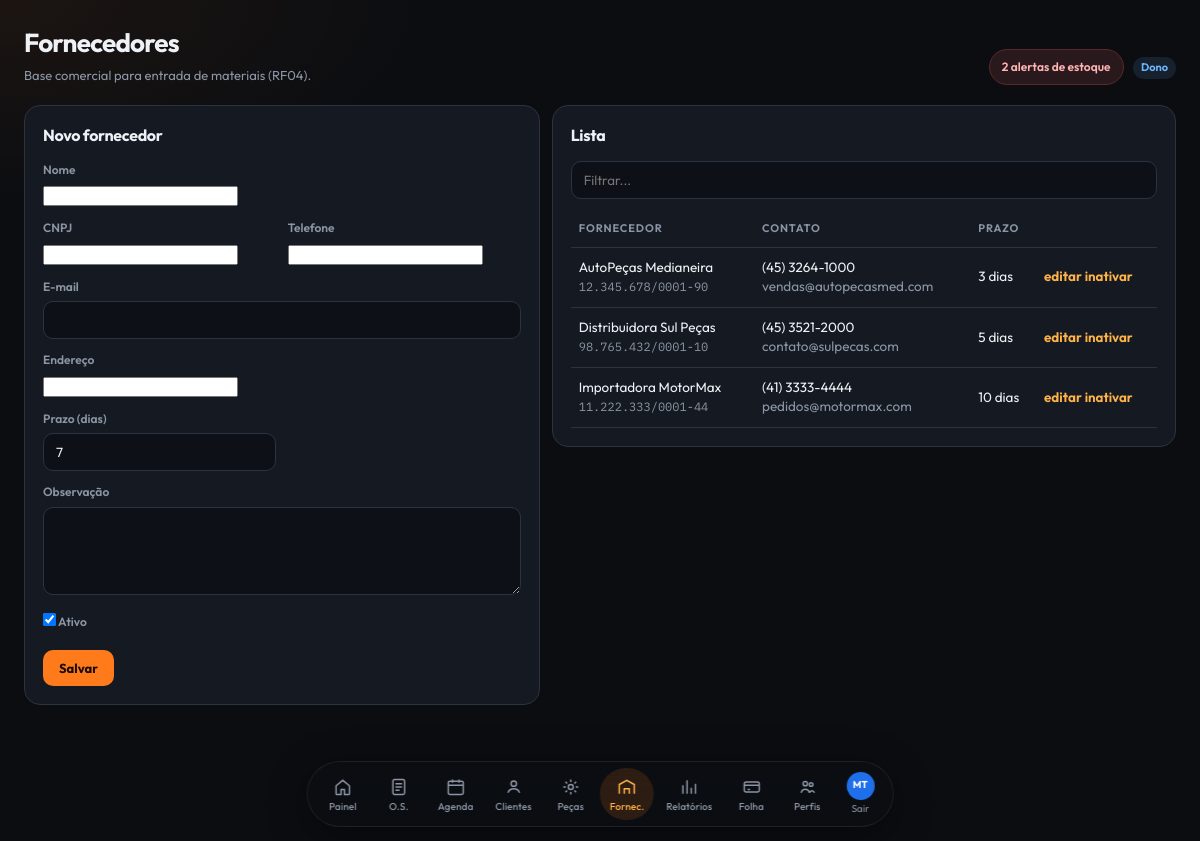
Page /pages/fornecedores.php (signed in) on the committed database.
### tables this page shows
CREATE TABLE IF NOT EXISTS fornecedores (
  id INT UNSIGNED AUTO_INCREMENT PRIMARY KEY,
  nome VARCHAR(160) NOT NULL,
  nif VARCHAR(20) DEFAULT NULL,
  telefone VARCHAR(30) DEFAULT NULL,
  email VARCHAR(160) DEFAULT NULL,
  endereco VARCHAR(220) DEFAULT NULL,
  prazo_entrega INT DEFAULT 7 COMMENT 'dias',
  observacao TEXT,
  ativo TINYINT(1) NOT NULL DEFAULT 1,
  criado_em TIMESTAMP DEFAULT CURRENT_TIMESTAMP
);

### includes/functions.php (called while the page is built, shortened)
<?php
function e(?string $v): string
{
    return htmlspecialchars((string)$v, ENT_QUOTES, 'UTF-8');
}

### pages/fornecedores.php (the view, shortened to what this page needs)
<?php
$pdo = db();
$edit = null;
$lista = $pdo->query("SELECT * FROM fornecedores ORDER BY ativo DESC, nome")->fetchAll();
require dirname(__DIR__) . '/includes/header.php';
?>
<div class="split">
<section class="card">
    <h2><?= $edit ? 'Editar fornecedor' : 'Novo fornecedor' ?></h2>
    <form method="post">
        <label>Nome</label>
        <input name="nome" required value="<?= e($edit['nome'] ?? '') ?>">
        <div class="form-grid" style="margin-top:12px">
            <div><label>CNPJ</label><input name="nif" value="<?= e($edit['nif'] ?? '') ?>"></div>
            <div><label>Telefone</label><input name="telefone" value="<?= e($edit['telefone'] ?? '') ?>"></div>
            <div class="full"><label>E-mail</label><input name="email" type="email" value="<?= e($edit['email'] ?? '') ?>"></div>
            <div class="full"><label>Endereço</label><input name="endereco" value="<?= e($edit['endereco'] ?? '') ?>"></div>
            <div><label>Prazo (dias)</label><input type="number" name="prazo_entrega" value="<?= e((string)($edit['prazo_entrega'] ?? 7)) ?>"></div>
            <div class="full"><label>Observação</label><textarea name="observacao"><?= e($edit['observacao'] ?? '') ?></textarea></div>
            <div class="full"><label><input type="checkbox" name="ativo" <?= empty($edit)||!empty($edit['ativo'])?'checked':'' ?>> Ativo</label></div>
        </div>
        <div class="row-actions">
            <button class="btn" type="submit">Salvar</button>
        </div>
    </form>
</section>
<section class="card">
    <h2>Lista</h2>
    <input type="search" placeholder="Filtrar..." data-filter-table="#tab-forn" style="margin-bottom:12px">
    <div class="table-wrap">
        <table id="tab-forn">
            <thead><tr><th>Fornecedor</th><th>Contato</th><th>Prazo</th><th></th></tr></thead>
            <tbody>
            <?php foreach ($lista as $f): ?>
                <tr>
                    <td>
                        <?= e($f['nome']) ?>
                        <br><span class="muted mono"><?= e($f['nif']) ?></span>
                    </td>
                    <td><?= e($f['telefone']) ?><br><span class="muted"><?= e($f['email']) ?></span></td>
                    <td><?= (int)$f['prazo_entrega'] ?> dias</td>
                    <td>
                        <a class="btn-link" href="?editar=<?= (int)$f['id'] ?>">editar</a>
                        <?php if ($f['ativo']): ?>
                        <form method="post" style="display:inline">
                            <button class="btn-link" type="submit" data-confirm="Inativar fornecedor?">inativar</button>
                        </form>
                        <?php endif; ?>
                    </td>
                </tr>
            <?php endforeach; ?>
            </tbody>
        </table>
    </div>
</section>
</div>
<?php require dirname(__DIR__) . '/includes/footer.php'; ?>

### assets/css/style.css (style rules this page uses)
:root { --bg: #0b0d11; --bg-2: #10141a; --card: #151a22; --card-2: #1b212b; --ink: #eef2f6; --muted: #8b95a4; --line: #2a3340; --side: #08090c; --side-2: #0e1116; --accent: #ff7a1a; --accent-2: #ffb347; --accent-dim: rgba(255, 122, 26, 0.16); --ok: #3ddc8e; --ok-bg: rgba(61, 220, 142, 0.12); --warn: #f5c14a; --warn-bg: rgba(245, 193, 74, 0.12); --info: #6cb6ff; --info-bg: rgba(108, 182, 255, 0.12); --hot: #ff6b6b; --hot-bg: rgba(255, 107, 107, 0.12); --radius: 16px; --shadow: 0 12px 32px rgba(0, 0, 0, 0.35); --wide: 92px; }
* { box-sizing: border-box; margin: 0; padding: 0; }
html, body { min-height: 100%; }
body { font-family: Outfit, system-ui, sans-serif; background: radial-gradient(900px 420px at 0% 0%, rgba(255, 122, 26, 0.07), transparent 50%), var(--bg); color: var(--ink); line-height: 1.45; overflow-x: hidden; }
a { color: var(--accent-2); text-decoration: none; }
button, input, select, textarea { font-family: inherit; max-width: 100%; }
.card { background: var(--card); border: 1px solid var(--line); border-radius: var(--radius); padding: 18px; min-width: 0; overflow: hidden; }
.card h2 { font-size: 16px; margin-bottom: 14px; letter-spacing: -.02em; }
.table-wrap { overflow: auto; max-width: 100%; }
table { width: 100%; border-collapse: collapse; font-size: 13.5px; }
th, td { text-align: left; padding: 10px 8px; border-bottom: 1px solid var(--line); vertical-align: middle; word-break: break-word; }
th { color: var(--muted); font-size: 11px; text-transform: uppercase; letter-spacing: .08em; font-weight: 650; }
.mono { font-family: "IBM Plex Mono", monospace; font-size: 12px; }
.form-grid { display: grid; grid-template-columns: repeat(2, minmax(0, 1fr)); gap: 12px; }
.form-grid .full { grid-column: 1 / -1; }
label { display: block; font-size: 12px; color: var(--muted); margin-bottom: 6px; font-weight: 600; }
input[type="text"], input[type="email"], input[type="password"], input[type="number"], input[type="date"], input[type="datetime-local"], input[type="search"], select, textarea { width: 100%; max-width: 100%; min-width: 0; background: #0d1117; border: 1px solid var(--line); color: var(--ink); padding: 10px 12px; border-radius: 10px; outline: none; }
textarea { min-height: 88px; resize: vertical; }
.row-actions { display: flex; gap: 8px; flex-wrap: wrap; margin-top: 14px; }
.btn { display: inline-flex; align-items: center; justify-content: center; gap: 6px; background: var(--accent); color: #1a0c02; border: 0; padding: 10px 16px; border-radius: 10px; font-weight: 700; cursor: pointer; font-size: 13px; }
.btn-link { background: none; border: 0; color: var(--accent-2); cursor: pointer; font-weight: 650; padding: 0; }
.split { display: grid; grid-template-columns: minmax(0, 0.95fr) minmax(0, 1.15fr); gap: 12px; align-items: start; }
.muted { color: var(--muted); }

### rows in the picture
fornecedores: nome "AutoPeças Medianeira", nif "12.345.678/0001-90", telefone "(45) 3264-1000", email "vendas@autopecasmed.com", prazo_entrega "3"
fornecedores: nome "Distribuidora Sul Peças", nif "98.765.432/0001-10", telefone "(45) 3521-2000", email "contato@sulpecas.com", prazo_entrega "5"
fornecedores: nome "Importadora MotorMax", nif "11.222.333/0001-44", telefone "(41) 3333-4444", email "pedidos@motormax.com", prazo_entrega "10"

### other values in the picture
iniciais($user['nome']) "MT"
$pageTitle "Fornecedores"
$pageHint "Base comercial para entrada de materiais (RF04)."
$qtdAlertas "2"
perfil_label($perfil) "Dono"
